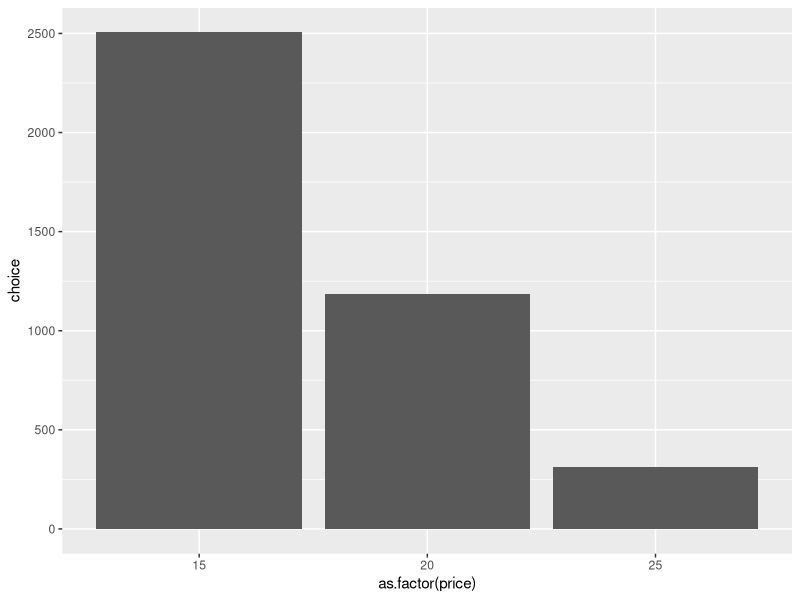
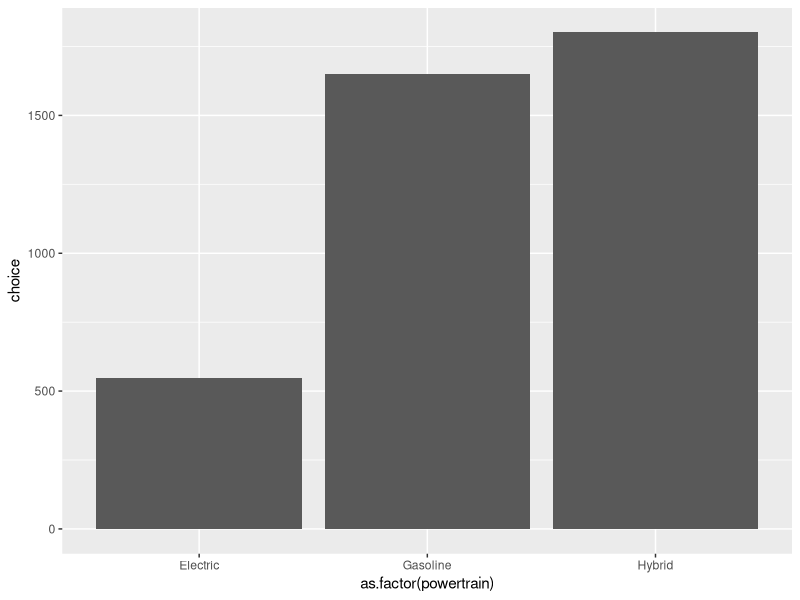

These charts were generated, in order, by the following R code:
# Explore choice data

# Load libraries
library(tidyverse)
library(here)

# -----------------------------------------------------------------------------
# Load the data set:
data <- read_csv(here('data', 'mnl.csv'))
head(data)

# Variables:
# "respID"      = Identifies each survey respondent
# "qID"         = Identifies each question for each survey respondent
# "altID"       = Identifies the alternative in each unique choice observation
# "obsID"       = Identifies each unique choice observation
# "choice"      = 1 if the alternative is chosen, 0 otherwise
# "price"       = Purchase price in thousands of dollars (15, 20, 25)
# "fuelEconomy" = Fuel economy in miles per gallon of gasoline (20, 25, 30)
# "accelTime"   = 0 to 60 mph acceleration time in seconds (6, 7, 8)
# "powertrain"  = Indicates if the car is gasoline, hybrid, or electric

# Look at counts of values in data:
data %>% count(price)
data %>% count(fuelEconomy)
data %>% count(accelTime)
data %>% count(powertrain)

# Count number of times each alternative was chosen:
data %>% count(altID, choice)

# Check if any respondents made the same choice for all questions:
data %>%
  filter(choice == 1) %>%
  count(respID, altID) %>%
  filter(n == 8)

# Visualize how many times each price level was chosen:
data %>%
  count(price, choice)

data %>%
  ggplot() +
  geom_col(aes(x = as.factor(price), y = choice))

# Visualize how many times electric cars were chosen compared to gasoline cars:
data %>%
  count(powertrain, choice)

data %>%
  ggplot() +
  geom_col(aes(x = as.factor(powertrain), y = choice))
